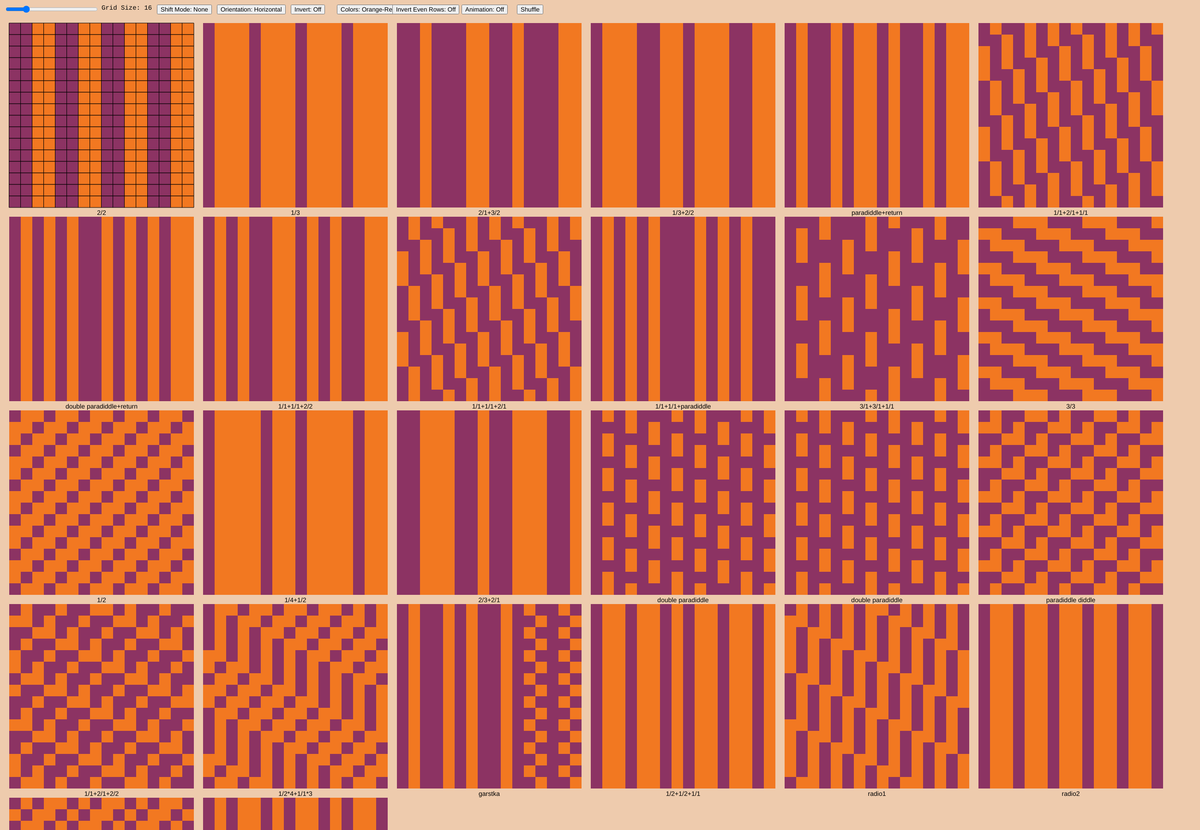
Frame 1 (no input)
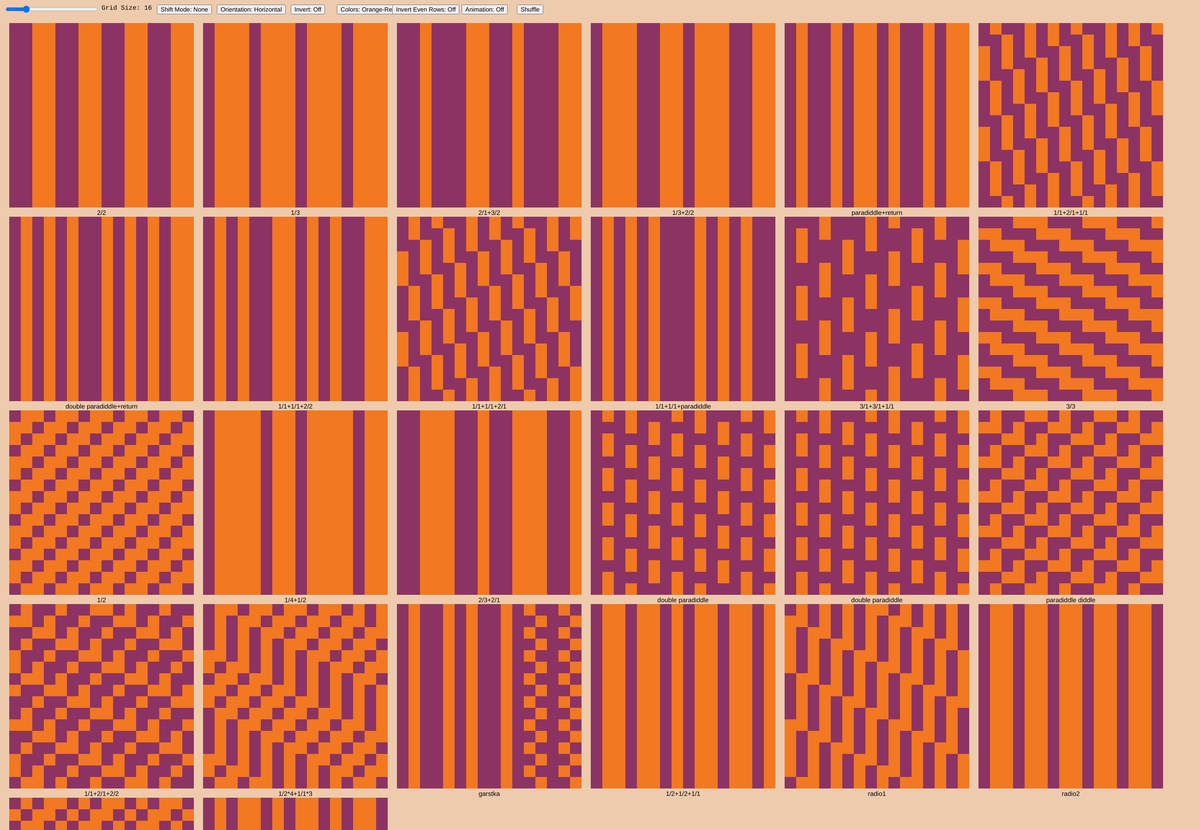
Frame 60 (no input)
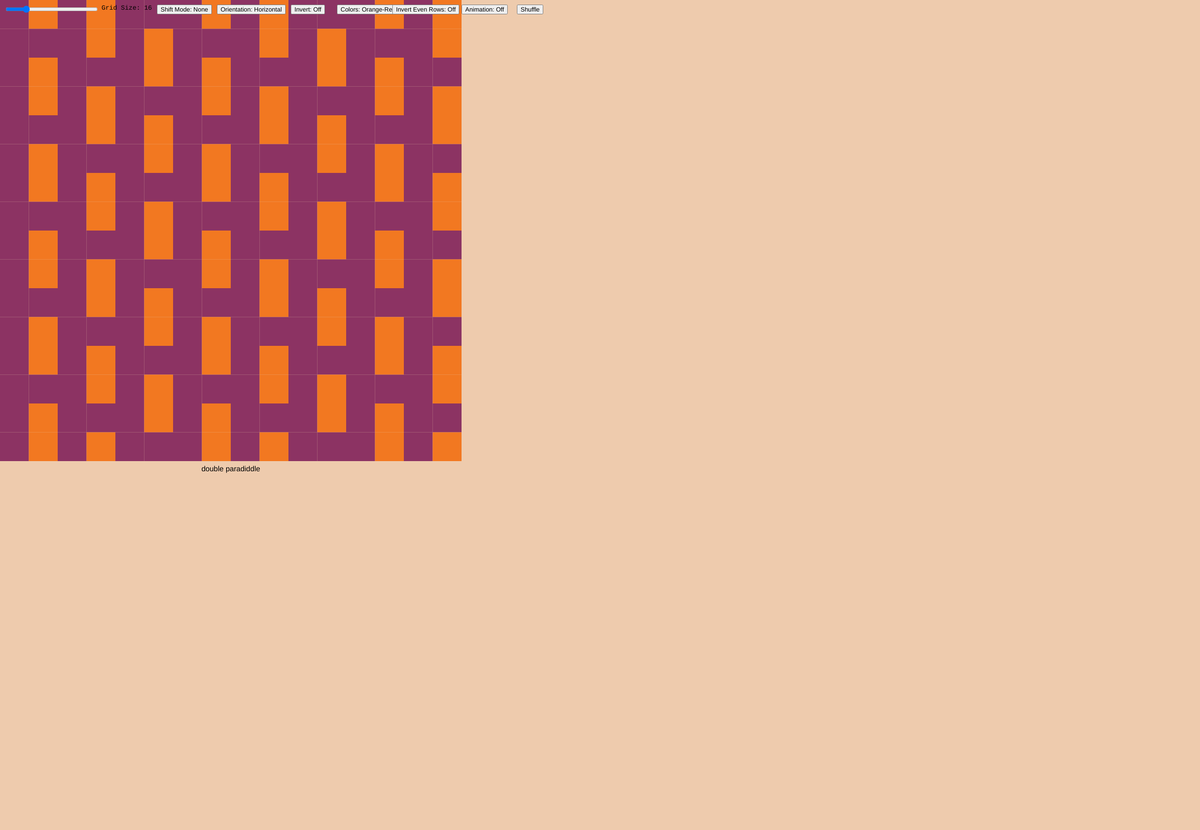
Frame 120 (the mouse pressed at the canvas centre since frame 60)

The p5.js sketch that drew these frames (run headless with seeded random() and noise() and a simulated clock; from frame 60 on, the mouse is pressed at the canvas centre):

// p5.js sketch
// ── sketch.js
// p5.js sketch for weave pattern viewer

// Pattern class
class Pattern {
  constructor(name, patternArray) {
    this.name = name;
    this.pattern = patternArray;
    this.lastLogTime = 0; // For rate limiting console logs
  }
  
  getCellValue(row, col, numCols, shiftMode = 'right', offset = 0) {
    // Based on twill weave algorithm: shift each row by one position
    // shiftMode='right': (col - row) creates shift right behavior
    // shiftMode='left': (col + row) creates shift left behavior
    // shiftMode='none': (row*numCols + col + offset) creates no shift, pattern repeats as-is (with animation offset)
    let patternIndex;
    if (shiftMode === 'right') {
      patternIndex = (col - row) % this.pattern.length;
      // Handle negative modulo results
      if (patternIndex < 0) {
        patternIndex += this.pattern.length;
      }
    } else if (shiftMode === 'left') {
      patternIndex = (col + row) % this.pattern.length;
    } else if (shiftMode === 'none') {
      let finalOffset = offset;
      // if (millis() % 50 == 0) {
      //   finalOffset = Math.floor(Math.random() * 5); // Random between 0 and 4
      // }
      patternIndex = (row * numCols + col + finalOffset) % this.pattern.length;
      // Handle negative modulo results
      if (patternIndex < 0) {
        patternIndex += this.pattern.length;
      }
    } else {
      // Default to right
      patternIndex = (col - row) % this.pattern.length;
      if (patternIndex < 0) {
        patternIndex += this.pattern.length;
      }
    }
    return this.pattern[patternIndex];
  }
  
  draw(x, y, size, numRows, numCols, shiftMode = 'right', orientation = 'horizontal', inverted = false, colorScheme = 'bw', offset = 0, invertEvenRows = false) {
    // Calculate cell size based on dimensions (using numCols for width calculation)
    let cellSize = size / numCols;
    
    // Build 2D array to store grid values
    let grid = [];
    for (let i = 0; i < numRows; i++) {
      grid[i] = [];
    }
    
    for (let row = 0; row < numRows; row++) {
      for (let col = 0; col < numCols; col++) {
        // Swap row and col for vertical orientation
        let patternRow = orientation === 'vertical' ? col : row;
        let patternCol = orientation === 'vertical' ? row : col;
        
        let cellValue = this.getCellValue(patternRow, patternCol, numCols, shiftMode, offset || 0);
        
        // Invert even rows if enabled (1 becomes 0, 0 becomes 1)
        if (invertEvenRows && row % 2 === 0) {
          cellValue = cellValue === 1 ? 0 : 1;
        }
        
        // Store cell value in grid array
        grid[row][col] = cellValue;
        
        // Set fill color based on cell value, color scheme, and optional inversion
        if (colorScheme === 'orange-red') {
          // Orange-Red/Dark Red-Purple color scheme
          if (cellValue === 1) {
            // Dark Red/Purple for inner pattern: #8C3363 (140, 51, 99)
            fill(inverted ? 242 : 140, inverted ? 120 : 51, inverted ? 33 : 99);
          } else {
            // Orange-Red for outer/border: #F27821 (242, 120, 33)
            fill(inverted ? 140 : 242, inverted ? 51 : 120, inverted ? 99 : 33);
          }
        } else {
          // Sepia color scheme: sepia background, faded black for pattern
          if (cellValue === 1) {
            // Slightly faded black for pattern cells
            fill(inverted ? 238 : 60, inverted ? 203 : 60, inverted ? 173 : 60);
          } else {
            // Sepia color (same as background) for 0 cells
            fill(inverted ? 60 : 238, inverted ? 60 : 203, inverted ? 60 : 173);
          }
        }
        
        // // Set faded gray borders
        // stroke(200, 200, 200);
        // strokeWeight(1);
        
        // Calculate position (always use original row/col for drawing position)
        let cellX = x + col * cellSize;
        let cellY = y + row * cellSize;
        
        // Draw the cell
        rect(cellX, cellY, cellSize, cellSize);
      }
    }
    
    // // Log grid as 2D array (rate limited to once per 5000ms)
    // let currentTime = millis();
    // if (currentTime - this.lastLogTime >= 5000) {
    //   console.log('Grid for pattern:', this.name);
    //   // Convert grid to string format
    //   let gridString = grid.map(row => row.join('')).join('\n');
    //   console.log(gridString);
    //   this.lastLogTime = currentTime;
    // }
  }
}

// Gallery class
class Gallery {
  constructor(patterns) {
    this.patterns = patterns;
    this.viewMode = 'gallery'; // 'gallery' or 'detail'
    this.selectedPatternIndex = 0;
    this.thumbnailSize = 400;
    this.gridSize = 8; // Initial value, will be updated from slider
    this.sizeSlider = null;
    this.sizeLabel = null;
    this.shiftMode = 'none'; // 'right', 'left', 'none', or future modes
    this.shiftModes = ['right', 'left', 'none']; // Array of shift modes to cycle through
    this.shiftButton = null;
    this.orientation = 'horizontal'; // 'horizontal' or future orientations
    this.orientationButton = null;
    this.inverted = false; // Color inversion toggle
    this.invertButton = null;
    this.colorScheme = 'orange-red'; // 'bw' or 'orange-red'
    this.colorSchemeButton = null;
    this.animationMode = null; // null, 'right', or 'left'
    this.animationButton = null;
    this.animationOffset = 0; // Offset counter for animation
    this.lastAnimationTime = 0; // Track last animation update time
  }
  
  setup() {
    // Create slider for grid size (min: 4, max: 16, default: 16)
    this.sizeSlider = createSlider(4, 64, 16);
    this.sizeSlider.position(10, 10);
    this.sizeSlider.style('width', '200px');
    
    // Create label to show slider value (will be updated in draw)
    this.sizeLabel = createP('Grid Size: 16');
    this.sizeLabel.position(220, -5);
    this.sizeLabel.style('color', '#000');
    this.sizeLabel.style('font-family', 'monospace');
    this.sizeLabel.style('font-size', '14px');
    
    // Create button for shift mode that cycles through options
    this.shiftButton = createButton('Shift Mode: None');
    this.shiftButton.position(340, 10);
    this.shiftButton.mousePressed(() => {
      // Cycle to next shift mode
      let currentIndex = this.shiftModes.indexOf(this.shiftMode);
      let nextIndex = (currentIndex + 1) % this.shiftModes.length;
      this.shiftMode = this.shiftModes[nextIndex];
      // Update button label
      this.shiftButton.html('Shift Mode: ' + this.shiftMode.charAt(0).toUpperCase() + this.shiftMode.slice(1));
    });
    
    // Create button for orientation that cycles between horizontal and vertical
    this.orientationButton = createButton('Orientation: Horizontal');
    this.orientationButton.position(470, 10);
    this.orientationButton.mousePressed(() => {
      // Toggle between horizontal and vertical
      this.orientation = this.orientation === 'horizontal' ? 'vertical' : 'horizontal';
      // Update button label
      this.orientationButton.html('Orientation: ' + this.orientation.charAt(0).toUpperCase() + this.orientation.slice(1));
    });
    
    // Create button for color inversion toggle
    this.invertButton = createButton('Invert: Off');
    this.invertButton.position(630, 10);
    this.invertButton.mousePressed(() => {
      // Toggle inversion
      this.inverted = !this.inverted;
      // Update button label
      this.invertButton.html('Invert: ' + (this.inverted ? 'On' : 'Off'));
    });
    
    // Create button for color scheme toggle
    this.colorSchemeButton = createButton('Colors: Orange-Red');
    this.colorSchemeButton.position(730, 10);
    this.colorSchemeButton.mousePressed(() => {
      // Toggle between black/white and orange-red color schemes
      this.colorScheme = this.colorScheme === 'bw' ? 'orange-red' : 'bw';
      // Update button label
      let label = this.colorScheme === 'bw' ? 'B/W' : 'Orange-Red';
      this.colorSchemeButton.html('Colors: ' + label);
    });
    
    // Create button for invert even rows toggle
    this.invertEvenRowsButton = createButton('Invert Even Rows: Off');
    this.invertEvenRowsButton.position(850, 10);
    this.invertEvenRowsButton.mousePressed(() => {
      // Toggle invert even rows
      this.invertEvenRows = !this.invertEvenRows;
      // Update button label
      this.invertEvenRowsButton.html('Invert Even Rows: ' + (this.invertEvenRows ? 'On' : 'Off'));
    });
    
    // Create button for animation mode (cycles: Off -> Right -> Left -> Off)
    this.animationButton = createButton('Animation: Off');
    this.animationButton.position(1000, 10);
    this.animationButton.mousePressed(() => {
      // Cycle through animation modes: null -> 'right' -> 'left' -> null
      if (this.animationMode === null) {
        this.animationMode = 'right';
      } else if (this.animationMode === 'right') {
        this.animationMode = 'left';
      } else {
        this.animationMode = null;
      }
      // Update button label
      let label = this.animationMode ? this.animationMode.charAt(0).toUpperCase() + this.animationMode.slice(1) : 'Off';
      this.animationButton.html('Animation: ' + label);
      // Reset offset when changing mode
      this.animationOffset = 0;
    });
    
    // Create button for shuffling patterns
    this.shuffleButton = createButton('Shuffle');
    this.shuffleButton.position(1120, 10);
    this.shuffleButton.mousePressed(() => {
      this.shufflePatterns();
    });
  }
  
  shufflePatterns() {
    // Fisher-Yates shuffle algorithm
    for (let i = this.patterns.length - 1; i > 0; i--) {
      const j = Math.floor(Math.random() * (i + 1));
      [this.patterns[i], this.patterns[j]] = [this.patterns[j], this.patterns[i]];
    }
    // Reset selected pattern index to 0 after shuffle
    this.selectedPatternIndex = 0;
  }
  
  draw() {
    // Get current grid size from slider
    this.gridSize = this.sizeSlider.value();
    
    // Update slider value label
    this.sizeLabel.html('Grid Size: ' + this.gridSize);
    
    // Update animation offset based on mode (every 200ms)
    if (this.animationMode === 'right') {
      let currentTime = millis();
      if (currentTime - this.lastAnimationTime >= 500) {
        this.animationOffset++;
        this.lastAnimationTime = currentTime;
      }
    } else if (this.animationMode === 'left') {
      let currentTime = millis();
      if (currentTime - this.lastAnimationTime >= 500) {
        this.animationOffset--;
        this.lastAnimationTime = currentTime;
      }
    } else {
      this.animationOffset = 0;
    }
    
    // Set sepia background
    background(238, 203, 173);
    
    if (this.viewMode === 'gallery') {
      this.drawGallery();
    } else {
      this.drawDetail();
    }
  }
  
  getThumbnailsPerRow() {
    let thumbnailSpacing = 20;
    let startX = 20;
    let availableWidth = width - (startX * 2);
    let thumbnailsPerRow = floor(availableWidth / (this.thumbnailSize + thumbnailSpacing));
    return max(1, thumbnailsPerRow); // At least 1 column
  }
  
  drawGallery() {
    // Draw thumbnails in a grid
    let thumbnailsPerRow = this.getThumbnailsPerRow();
    let thumbnailSpacing = 20;
    let startX = 20;
    let startY = 50;
    
    for (let i = 0; i < this.patterns.length; i++) {
      let col = i % thumbnailsPerRow;
      let row = floor(i / thumbnailsPerRow);
      
      let x = startX + col * (this.thumbnailSize + thumbnailSpacing);
      let y = startY + row * (this.thumbnailSize + thumbnailSpacing);
      
      // Draw thumbnail (use gridSize from slider)
      // Pass animation offset only if animation mode is set and shiftMode is 'none'
      let offset = (this.animationMode !== null && this.shiftMode === 'none') ? this.animationOffset : 0;
      // this.patterns[i].draw(x, y, this.thumbnailSize, this.gridSize-15, this.gridSize, this.shiftMode, this.orientation, this.inverted, this.colorScheme, offset, this.invertEvenRows);
      this.patterns[i].draw(x, y, this.thumbnailSize, this.gridSize, this.gridSize, this.shiftMode, this.orientation, this.inverted, this.colorScheme, offset, this.invertEvenRows);

      // Draw pattern name below thumbnail
      fill(0); // Black text
      noStroke();
      textAlign(CENTER, TOP);
      textSize(14);
      text(this.patterns[i].name, x + this.thumbnailSize / 2, y + this.thumbnailSize + 5);
    }
  }
  
  drawDetail() {
    let selectedPattern = this.patterns[this.selectedPatternIndex];
    let patternSize = 1000; // Fixed size for detail view
    // Pass animation offset only if animation mode is set and shiftMode is 'none'
    let offset = (this.animationMode !== null && this.shiftMode === 'none') ? this.animationOffset : 0;
    selectedPattern.draw(0, 0, patternSize, this.gridSize, this.gridSize, this.shiftMode, this.orientation, this.inverted, this.colorScheme, offset, this.invertEvenRows);
    
    // Draw pattern name below the grid
    fill(0); // Black text
    noStroke();
    textAlign(CENTER, TOP);
    textSize(16);
    text(selectedPattern.name, patternSize / 2, patternSize + 10);
  }
  
  handleClick() {
    if (this.viewMode === 'gallery') {
      // Check if click is on a thumbnail
      let thumbnailsPerRow = this.getThumbnailsPerRow();
      let thumbnailSpacing = 20;
      let startX = 20;
      let startY = 50;
      
      for (let i = 0; i < this.patterns.length; i++) {
        let col = i % thumbnailsPerRow;
        let row = floor(i / thumbnailsPerRow);
        
        let thumbX = startX + col * (this.thumbnailSize + thumbnailSpacing);
        let thumbY = startY + row * (this.thumbnailSize + thumbnailSpacing);
        
        // Check if mouse is within thumbnail bounds
        if (mouseX >= thumbX && mouseX <= thumbX + this.thumbnailSize &&
            mouseY >= thumbY && mouseY <= thumbY + this.thumbnailSize) {
          this.selectedPatternIndex = i;
          this.viewMode = 'detail';
          return;
        }
      }
    } else {
      // In detail view, only switch to gallery if clicking on the pattern area
      // (not on UI elements like slider or checkbox)
      let patternSize = 500; // Same as drawDetail
      if (mouseX >= 0 && mouseX <= patternSize && mouseY >= 0 && mouseY <= patternSize) {
        this.viewMode = 'gallery';
      }
    }
  }
}

// Global variables
let gallery;

function setup() {
  // Reduce frame rate globally as a hack
  // frameRate(10); // Default is 60fps, reducing to 10fps
  
  // Create canvas: width 500, height calculated to fit gallery patterns
  // For gallery: thumbnails (200px) + spacing (20px) + text (~20px) = ~240px per row
  // With 2 thumbnails per row, estimate: 50px start + (ceil(patterns/2) * 240px)
  // Increase to 800px height to accommodate more patterns
  createCanvas(2600, 1800);
  
  // Convert pattern data to Pattern objects
  let patternObjects = PATTERNS.map(p => new Pattern(p.name, p.pattern));
  
  // Create gallery instance
  gallery = new Gallery(patternObjects);
  gallery.setup();
  
  // Set sepia background color (warm brown/beige)
  background(238, 203, 173);
}

function draw() {
  gallery.draw();
}

function mousePressed() {
  gallery.handleClick();
}

// ── patterns.js
// Weave pattern data
// pattern: minimal repeating unit (array of 1s and 0s)
// 1 = warp up (black), 0 = weft up (white)
// The pattern repeats horizontally, and each row is offset by its row index for plain weaves

const PATTERNS = [
  {
    name: "2/2",
    pattern: [1,1,0,0]
  },
  {
    name: "1/3",
    pattern: [1,0,0,0]
  },
  {
    name: "2/1+3/2",
    pattern: [1,1,0,1,1,1,0,0]
  },
  {
    name: "1/3+2/2",
    pattern: [1,0,0,0,1,1,0,0]
  },
  {
    name: "paradiddle+return",
    pattern: [1,0,1,1,0,1,0,0]
  },
  {
    name: "1/1+2/1+1/1",
    pattern: [1,0,1,1,0,1,0]
  },
  {
    name: "double paradiddle+return",
    pattern: [1,0,1,0,1,0,1,1,0,1,0,1,0,1,0,0]
  },
  {
    name: "1/1+1/1+2/2",
    pattern: [1,0,1,0,1,1,0,0]
  },
  {
    name: "1/1+1/1+2/1",
    pattern: [1,0,1,0,1,1,0]
  },
  {
    name: "1/1+1/1+paradiddle",
    pattern: [1,0,1,0,1,0,1,1]
  },
  {
    name: "3/1+3/1+1/1",
    pattern: [1,1,1,0,1,1,1,0,1,0]
  },
  {
    name: "3/3",
    pattern: [1,1,1,0,0,0]
  },
  {
    name: "1/2",
    pattern: [1,0,0]
  },
  {
    name: "1/4+1/2",
    pattern: [1,0,0,0,0,1,0,0]
  },
  {
    name: "2/3+2/1",
    pattern: [1,1,0,0,0,1,1,0]
  },
  {
    name: "double paradiddle",
    pattern: [1,0,1,0,1,1]
  },
  {
    name: "double paradiddle",
    pattern: [1,0,1,0,1,1]
  },
  {
    name: "paradiddle diddle",
    pattern: [1,0,1,1,0,0]
  },
  {
    name: "1/1+2/1+2/2",
    pattern: [1,0,1,1,0,1,1,0,0]
  },
  {
    name: "1/2*4+1/1*3",
    pattern: [1,0,0,1,0,0,1,0,0,1,0,0,1,0,1,0,1,0]
  },
  {
    name: "garstka",
    pattern: [1,0,1,1,0,1,0,1,1,0,1,0,1,1,0,1,1,0,1,1,0,1,0,1,1,0,1,1,0,1,1,0]
  },
  {
    name: "1/2+1/2+1/1",
    pattern: [1,0,0,1,0,0,1,0]
  },
  {
    name: "radio1",
    pattern: [1,0,1,0,1,0,1,0,0]
  },
  {
    name: "radio2",
    pattern: [1,0,0,1,0,0,1,0,0,1,0,0,1,0,0,1]
  },
  {
    name: "1/1+1/2",
    pattern: [1,0,1,0,0]
  },
  {
    name: "university",
    pattern: [1,0,1,0,0,1,0,1,0,0,1,0,1,0,0,1]
  }
];
